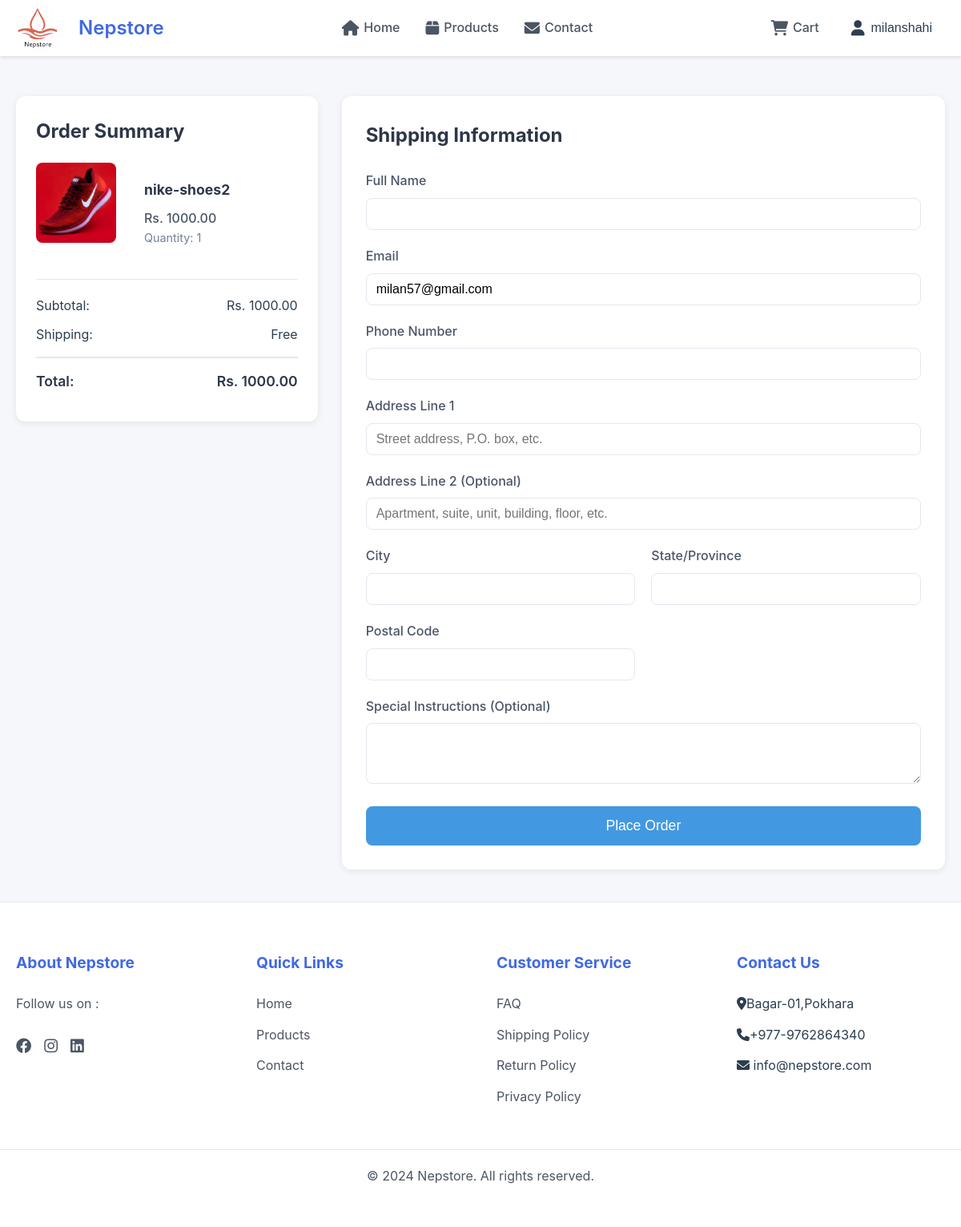
Screenshot of /buy-now/3/ (signed in) with the database file from the repository.
### nepmart/models.py (models this page shows, shortened)
class Product(models.Model):
    name = models.CharField(max_length=200)
    slug = models.SlugField(unique=True, blank=True, null=True)
    category = models.ForeignKey(Category, on_delete=models.SET_NULL, null=True, blank=True, related_name='products')
    image = models.ImageField(upload_to='products/')
    brand = models.CharField(max_length=100)
    price = models.DecimalField(max_digits=10, decimal_places=2)
    old_price = models.DecimalField(max_digits=10, decimal_places=2, null=True, blank=True)
    discount = models.IntegerField(null=True, blank=True)
    description = models.TextField()
    reviews = models.IntegerField(default=0)
    created_at = models.DateTimeField(auto_now_add=True)

### nepmart/views.py (the view)
# urls.py: path('buy-now/<int:product_id>/', views.buy_now, name='buy_now'),
def buy_now(request, product_id):
    if not request.user.is_authenticated:
        messages.warning(request, "Please login to continue shopping.")
        return redirect('login')
    product = get_object_or_404(Product, id=product_id)
    cart = request.session.get('cart', {})
    cart[str(product_id)] = 1  # Set quantity to 1 for direct purchase
    request.session['cart'] = cart
    request.session.modified = True
    context = {
        'product': product,
        'total_price': product.price,  # Since quantity is 1
        'user': request.user,
    }
    return render(request, 'buy_now.html', context)

### nepmart/templates/buy_now.html (shortened to what this page needs)
{% extends 'base.html' %}
{% load static %}
{% block content %}
<div class="checkout-container">
    <div class="checkout-content">
        <div class="order-summary" style="margin-top:80px;">
            <h2>Order Summary</h2>
            <div class="product-details">
                <img src="{{ product.image.url }}" alt="{{ product.name }}" class="product-image">
                <div class="product-info">
                    <h3>{{ product.name }}</h3>
                    <p class="price">Rs. {{ product.price }}</p>
                    <p class="quantity">Quantity: 1</p>
                </div>
            </div>
            <div class="total-section">
                <div class="subtotal">
                    <span>Subtotal:</span>
                    <span>Rs. {{ total_price }}</span>
                </div>
                <div class="shipping">
                    <span>Shipping:</span>
                    <span>Free</span>
                </div>
                <div class="total">
                    <span>Total:</span>
                    <span>Rs. {{ total_price }}</span>
                </div>
            </div>
        </div>
        <div class="shipping-form" style="margin-top:80px;">
            <h2>Shipping Information</h2>
            <form method="POST" action="{% url 'checkout' %}">
                <div class="form-group">
                    <label for="full_name">Full Name</label>
                    <input type="text" id="full_name" name="full_name" value="{{ user.get_full_name }}" required>
                </div>
                <div class="form-group">
                    <label for="email">Email</label>
                    <input type="email" id="email" name="email" value="{{ user.email }}" required>
                </div>
        <div class="form-group">
            <label for="phone">Phone Number</label>
                    <input type="tel" id="phone" name="phone" required>
        </div>
        <div class="form-group">
                    <label for="address_line1">Address Line 1</label>
                    <input type="text" id="address_line1" name="address_line1" placeholder="Street address, P.O. box, etc." required>
        </div>
        <div class="form-group">
                    <label for="address_line2">Address Line 2 (Optional)</label>
                    <input type="text" id="address_line2" name="address_line2" placeholder="Apartment, suite, unit, building, floor, etc.">
        </div>
                <div class="form-row">
        <div class="form-group">
            <label for="city">City</label>
                        <input type="text" id="city" name="city" required>
        </div>
        <div class="form-group">
                        <label for="state">State/Province</label>
                        <input type="text" id="state" name="state" required>
                    </div>
        </div>
                <div class="form-row">
        <div class="form-group">
                        <label for="postal_code">Postal Code</label>
                        <input type="text" id="postal_code" name="postal_code" required>
                    </div>
        </div>
                <div class="form-group">
                    <label for="special_instructions">Special Instructions (Optional)</label>
                    <textarea id="special_instructions" name="special_instructions" rows="3"></textarea>
        </div>
                <button type="submit" class="place-order-btn">Place Order</button>
            </form>
        </div>
    </div>
</div>
{% endblock %}

### nepmart/templates/base.html (shortened to what this page needs)
{% load static %}
<!DOCTYPE html>
<html lang="en">
<head>
    <link rel="stylesheet" href="{% static 'css/style.css' %}">
    <link rel="stylesheet" href="{% static 'css/navbar.css' %}">
    <link rel="stylesheet" href="{% static 'css/home.css' %}">
    <link rel="stylesheet" href="{% static 'css/cart.css' %}">
    <link rel="stylesheet" href="https://cdnjs.cloudflare.com/ajax/libs/font-awesome/6.0.0/css/all.min.css">
</head>
<body>
    <nav class="navbar">
        <div class="navbar-container">
            <a href="{% url 'home' %}" class="logo">
                <img src="{% static 'images/logo.png' %}" alt="logo-img" class="nepstore-logo">
                Nepstore
            </a>
            <div class="nav-links">
                <a href="{% url 'home' %}" class="nav-link">
                    <i class="fas fa-home"></i>
                    Home
                </a>
                <a href="{% url 'product_list' %}" class="nav-link">
                    <i class="fas fa-box"></i>
                    Products
                </a>
                <a href="{% url 'contact' %}" class="nav-link">
                    <i class="fas fa-envelope"></i>
                    Contact
                </a>
            </div>
            <div class="nav-actions">
                {% if user.is_authenticated %}
                    <a href="{% url 'cart' %}" class="nav-action">
                        <i class="fas fa-shopping-cart"></i>
                        Cart
                    </a>
                    <div class="dropdown">
                        <button class="nav-action dropdown-toggle">
                            <i class="fas fa-user"></i>
                            {{ user.username }}
                        </button>
                    </div>
                {% endif %}
            </div>
        </div>
    </nav>
    <main>
        {% block content %}
        {% endblock content %}
    </main>
    <footer class="footer">
        <div class="footer-container">
            <div class="footer-section">
                <h3>About Nepstore</h3>
                <p>Follow us on :</p>
                <div class="social-media">
                    <a href="https://facebook.com" target="_blank"><i class="fab fa-facebook"></i></a>
                    <a href="https://instagram.com" target="_blank"><i class="fab fa-instagram"></i></a>
                    <a href="https://linkedin.com" target="_blank"><i class="fab fa-linkedin"></i></a>
                </div>
            </div>
            <div class="footer-section">
                <h3>Quick Links</h3>
                <ul class="footer-links">
                    <li><a href="{% url 'home' %}">Home</a></li>
                    <li><a href="{% url 'product_list' %}">Products</a></li>
                    <li><a href="{% url 'contact' %}">Contact</a></li>
                </ul>
            </div>
            <div class="footer-section">
                <h3>Customer Service</h3>
                <ul class="footer-links">
                    <li><a href="#">FAQ</a></li>
                    <li><a href="#">Shipping Policy</a></li>
                    <li><a href="#">Return Policy</a></li>
                    <li><a href="#">Privacy Policy</a></li>
                </ul>
            </div>
            <div class="footer-section">
                <h3>Contact Us</h3>
                <ul class="footer-links">
                    <li><i class="fas fa-map-marker-alt"></i>Bagar-01,Pokhara</li>
                    <li><i class="fas fa-phone"></i>+977-9762864340</li>
                    <li><i class="fas fa-envelope"></i> info@nepstore.com</li>
                </ul>
            </div>
        </div>
        <div class="footer-bottom">
            <p>&copy; 2024 Nepstore. All rights reserved.</p>
        </div>
    </footer>
</body>
</html>

### nepmart/static/css/style.css (style rules this page uses)
:root { --primary-color: #4a90e2; --secondary-color: #f5f7fa; --text-color: #2c3e50; --light-gray: #eef2f7; --border-color: #e1e8ed; --success-color: #2ecc71; --error-color: #e74c3c; --shadow: 0 2px 10px rgba(0, 0, 0, 0.05); --transition: all 0.3s ease; }
* { margin: 0; padding: 0; box-sizing: border-box; }
body { font-family: 'Inter', -apple-system, BlinkMacSystemFont, 'Segoe UI', Roboto, sans-serif; line-height: 1.6; color: var(--text-color); background-color: var(--secondary-color); }
.form-group { margin-bottom: 1.5rem; }

### nepmart/static/css/navbar.css (style rules this page uses)
* { margin: 0; padding: 0; box-sizing: border-box; }
.navbar { background-color: white; box-shadow: 0 2px 4px rgba(0, 0, 0, 0.1); position: fixed; top: 0; left: 0; right: 0; z-index: 1000; height: 70px; }
.navbar-container { max-width: 1200px; margin: 0 auto; height: 100%; display: flex; align-items: center; justify-content: space-between; padding: 0 20px; }
.logo { display: flex; align-items: center; text-decoration: none; color: #4169E1; font-size: 1.5rem; font-weight: 600; gap: 8px; }
.nepstore-logo { height: 60px; width: 60px; border-radius: 50%; object-fit: cover; margin-right: 10px; }
.nav-links { display: flex; align-items: center; gap: 2rem; margin: 0 auto; }
.nav-link { color: #4B5563; text-decoration: none; font-weight: 500; display: flex; align-items: center; gap: 6px; transition: color 0.3s ease; }
.nav-link i { font-size: 1.2rem; }
.nav-actions { display: flex; align-items: center; gap: 1.5rem; }
.nav-action { color: #4B5563; text-decoration: none; font-weight: 500; display: flex; align-items: center; gap: 6px; transition: color 0.3s ease; }
.nav-action i { font-size: 1.2rem; }
.footer { background-color: white; border-top: 1px solid #E5E7EB; padding: 60px 0 30px; }
.footer-container { max-width: 1200px; margin: 0 auto; padding: 0 20px; display: grid; grid-template-columns: repeat(4, 1fr); gap: 40px; }
.footer-section h3 { color: #4169E1; font-size: 1.2rem; margin-bottom: 1.5rem; }
.footer-section p { color: #4B5563; line-height: 1.6; margin-bottom: 1.5rem; }
.footer-links { list-style: none; }
.footer-links li { margin-bottom: 0.8rem; }
.footer-links a { color: #4B5563; text-decoration: none; transition: color 0.3s ease; }
.social-media { display: flex; gap: 1rem; }
.social-media a { color: #4B5563; font-size: 1.2rem; transition: color 0.3s ease; }
.footer-bottom { max-width: 1200px; margin: 40px auto 0; padding: 20px; border-top: 1px solid #E5E7EB; text-align: center; color: #4B5563; }
.dropdown { position: relative; display: inline-block; }
.dropdown-toggle { background: none; border: none; cursor: pointer; padding: 8px 16px; display: flex; align-items: center; gap: 8px; color: inherit; font-size: inherit; }

### nepmart/static/css/home.css (style rules this page uses)
.product-image { width: 100%; height: 200px; object-fit: cover; }
.product-info { padding: 20px; }

### rows the page displays
Product: image (picture), name "nike-shoes2", price "1000.00"

### other values shown
{{ user.username }} "milanshahi"
